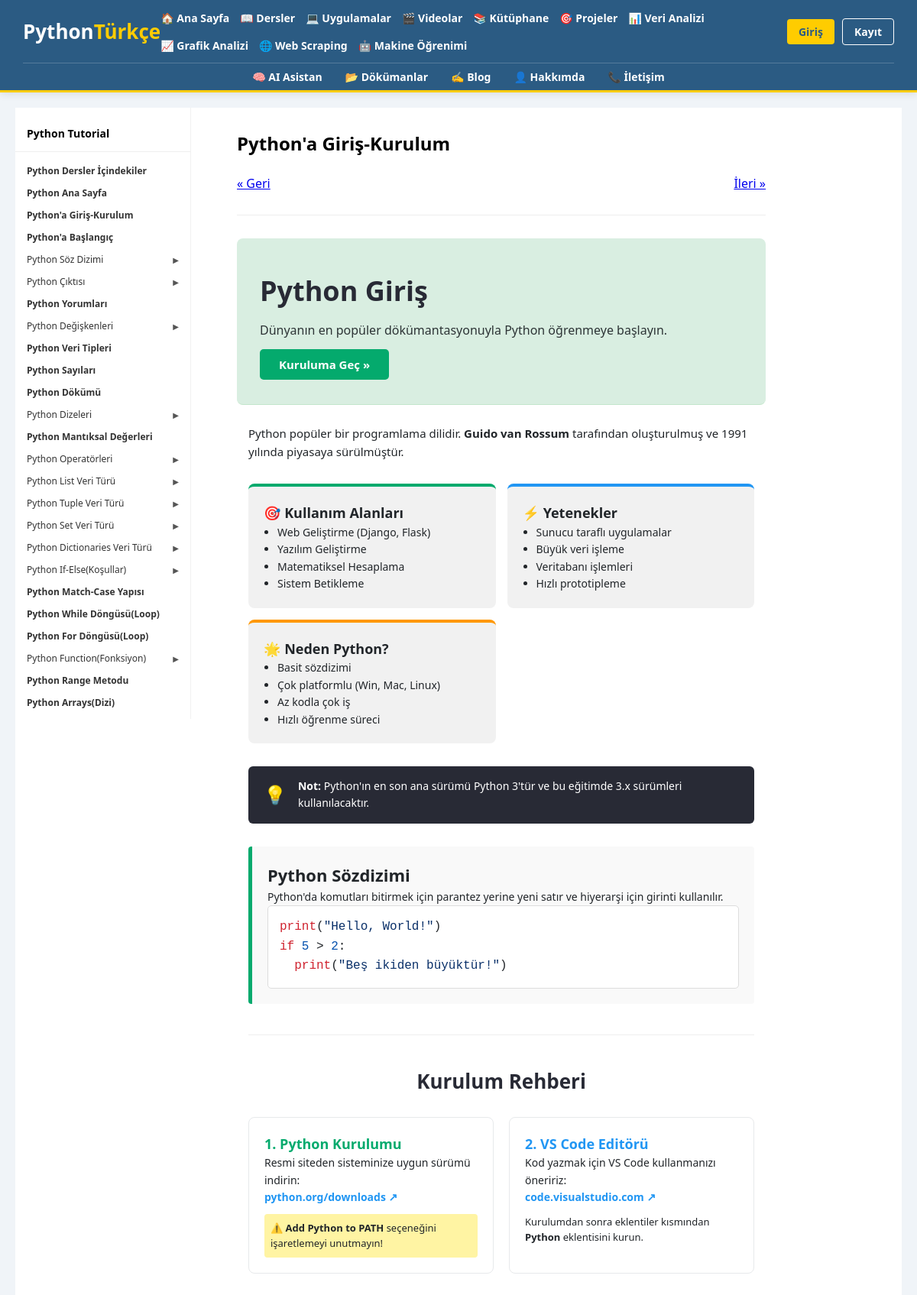
Screenshot of /dersler/pythona-giris-kurulum/ with the database file from the repository.
### blog/models.py (models this page shows, shortened)
class Ders(models.Model):
    baslik = models.CharField(max_length=200)
    slug = models.SlugField(unique=True)
    icerik = models.TextField(default='')
    sira = models.IntegerField(default=0)
    parent = models.ForeignKey(
        'self',
        on_delete=models.SET_NULL,
        null=True,
        blank=True,
        related_name='alt_dersler',  # eski 'alt_basliklar' çakışmayı önledik
        verbose_name="Üst Başlık (Boş bırakılırsa ana başlıktır)"
    )
    class Meta:
        verbose_name_plural = "Dersler"
        ordering = ['sira']

### blog/views.py (the view)
# urls.py: path('dersler/<slug:slug>/', views.ders_detay, name='ders_detay'),
def ders_detay(request, slug):
    ders = get_object_or_404(Ders, slug=slug)
    alt_basliklar = ders.alt_basliklar.all().prefetch_related('alistirmalar').order_by('sira')
    tum_dersler = Ders.objects.filter(parent__isnull=True).prefetch_related('alt_basliklar').order_by('sira')
    if request.user.is_authenticated:
        tamamlanan = AltBaslikTamamlama.objects.filter(
            kullanici=request.user,
            alt_baslik__in=alt_basliklar,
            tamamlandi=True
        ).values_list('alt_baslik_id', flat=True)
    else:
        tamamlanan = []
    onceki_ders = Ders.objects.filter(sira__lt=ders.sira, parent__isnull=True).order_by('-sira').first()
    sonraki_ders = Ders.objects.filter(sira__gt=ders.sira, parent__isnull=True).order_by('sira').first()
    context = {
        'ders': ders,
        'alt_basliklar': alt_basliklar,
        'tamamlanan_alt_basliklar': list(tamamlanan),
        'tum_dersler': tum_dersler,
        'onceki_ders': onceki_ders,
        'sonraki_ders': sonraki_ders,
        'youtube_url': YOUTUBE_URL
    }
    return render(request, 'blog/ders_detay.html', context)

### blog/templates/blog/ders_detay.html (shortened to what this page needs)
{% extends 'blog/base.html' %}
{% block content %}
<div class="tutorial-container">
<nav class="tutorial-sidebar">
<div class="sidebar-title">Python Tutorial</div>
{% for d in tum_dersler %}
{% if d.alt_basliklar.all %}
<details class="sidebar-accordion" {% if d.slug == ders.slug %}open{% endif %}>
<summary onclick="goLesson(event,'{% url 'ders_detay' slug=d.slug %}')">
{{ d.baslik }}
<span class="acc-icon" onclick="toggleAccordion(event)" style="font-size:10px;color:#555;cursor:pointer;">
{% if d.slug == ders.slug %}▼{% else %}▶{% endif %}
</span>
</summary>
</details>
{% else %}
<a href="{% url 'ders_detay' slug=d.slug %}"
class="main-link {% if d.slug == ders.slug %}active-link{% endif %}"
onclick="showSection('main-content')">
{{ d.baslik }}
</a>
{% endif %}
{% endfor %}
</nav>
<main class="tutorial-content">
<div id="main-content" class="content-section active">
<h1 class="main-title">{{ ders.baslik }}</h1>
<div class="content-nav" style="margin:25px 0;">
{% if onceki_ders %}
<a href="{% url 'ders_detay' slug=onceki_ders.slug %}" class="btn-nav">« Geri</a>
{% endif %}
{% if sonraki_ders %}
<a href="{% url 'ders_detay' slug=sonraki_ders.slug %}" class="btn-nav" style="float:right;">İleri »</a>
{% endif %}
</div>
<hr style="border:0;border-bottom:1px solid #eee;margin:30px 0;">
{% if ders.icerik %}
<div class="main-lesson-content">
{{ ders.icerik|safe }}
</div>
{% endif %}
</div>
</main>
</div>
{% endblock %}

### blog/templates/blog/base.html (style rules this page uses)
* { margin:0;padding:0;box-sizing:border-box; }
body { font-family:'Segoe UI',Tahoma,sans-serif; background:#f0f4f8; }

### blog/templates/blog/ders_detay.html (style rules this page uses)
:root { --w3-green: #04AA6D; --w3-hover-gray: #e7e9eb; --sidebar-width: 230px; }
body, html { margin: 0; padding: 0; }
.tutorial-container { display: flex; min-height: 100vh; font-family: "Segoe UI", Arial, sans-serif; background-color: white; width: 100%; }
.tutorial-sidebar { width: var(--sidebar-width); min-width: var(--sidebar-width); background-color: #fff; height: 100vh; overflow-y: auto; position: sticky; top: 0; border-right: 1px solid #f1f1f1; padding-top: 10px; z-index: 10; }
.sidebar-title { padding: 14px 15px; font-size: 14px; font-weight: 600; color: #000; border-bottom: 1px solid #eee; margin-bottom: 10px; }
.sidebar-accordion { border: none; }
.sidebar-accordion summary { list-style: none; cursor: pointer; padding: 6px 15px; font-size: 14px; display: flex; justify-content: space-between; align-items: center; color: #333; }
.main-link { display: block; padding: 6px 15px; font-size: 14px; font-weight: 600; color: #333; text-decoration: none; }
.tutorial-content { flex: 1; padding: 20px 60px; width: 100%; max-width: 70%; box-sizing: border-box; overflow-x: hidden; }
.main-lesson-content, .sub-content { font-size: 13px !important; line-height: 1.5 !important; color: #000; }
.main-title { font-size: 24px !important; font-weight: 600; margin: 10px 0; }
.main-link, .sidebar-accordion summary { font-size: 12px !important; }
.content-section { display: none; }
.content-section.active { display: block; }

### rows the page displays
Ders: baslik "Python Dersler İçindekiler"
Ders: baslik "Python Ana Sayfa"
Ders: baslik "Python'a Giriş-Kurulum", icerik "Python Giriş Dünyanın en popüler dökümantasyonuyla Python öğrenmeye başlayın. Kuruluma Geç » Python popüler bir programlama dilidir. Guido van Rossum tarafından oluşturulmuş ve 1991 yılında piyasaya sürülmüştür. 🎯 Kullanım Alanları Web Geliştirme (Django, Flask) Yazılım Geliştirme Matematiksel Hesaplama Sistem Betikleme ⚡ Yetenekler Sunucu taraflı uygulamalar Büyük veri işleme Veritabanı işlemleri Hızlı prototipleme 🌟 Neden Python? Basit sözdizimi Çok platformlu (Win, Mac, Linux) Az kodla çok iş Hızlı öğrenme süreci 💡 Not: Python'ın en son ana sürümü Python 3'tür ve bu eğitimde 3.x sürümleri kullanılacaktır. Python Sözdizimi Python'da komutları bitirmek için parantez yerine yeni satır ve…"
Ders: baslik "Python'a Başlangıç"
Ders: baslik "Python Söz Dizimi"
Ders: baslik "Python Çıktısı"
Ders: baslik "Python Yorumları"
Ders: baslik "Python Değişkenleri"
Ders: baslik "Python Veri Tipleri"
Ders: baslik "Python Sayıları"
Ders: baslik "Python Dökümü"
Ders: baslik "Python Dizeleri"
Ders: baslik "Python Mantıksal Değerleri"
Ders: baslik "Python Operatörleri"
Ders: baslik "Python List Veri Türü"
Ders: baslik "Python Tuple Veri Türü"
Ders: baslik "Python Set Veri Türü"
Ders: baslik "Python Dictionaries Veri Türü"
Ders: baslik "Python If-Else(Koşullar)"
Ders: baslik "Python Match-Case Yapısı"
Ders: baslik "Python While Döngüsü(Loop)"
Ders: baslik "Python For Döngüsü(Loop)"
Ders: baslik "Python Function(Fonksiyon)"
Ders: baslik "Python Range Metodu"
Ders: baslik "Python Arrays(Dizi)"
